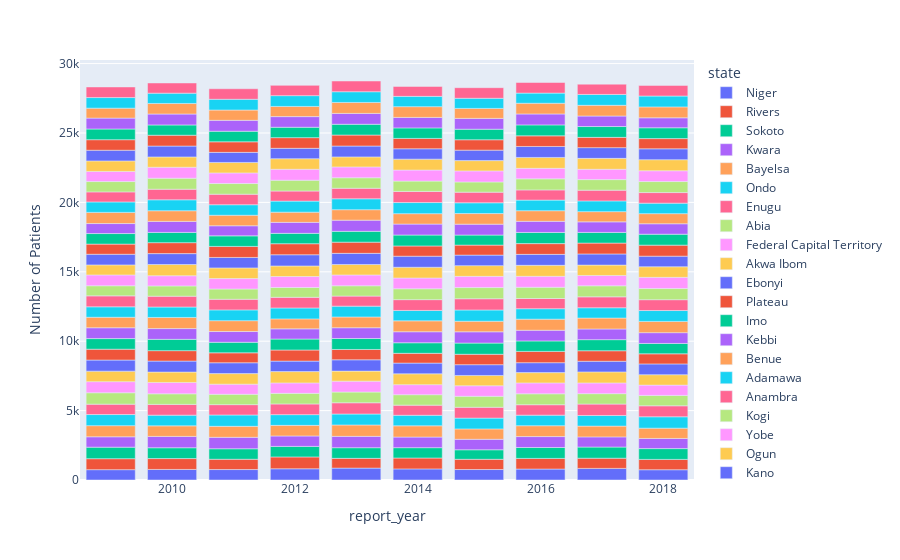

Here is the notebook cell this chart was saved with:
### Code cell
data_year= data.groupby(['state', 'report_year'])['id'].count().reset_index(name='Number of Patients').sort_values(by= 'Number of Patients', ascending= False)
data_year

px.bar(data_year, x= 'report_year', y='Number of Patients', color= 'state')

### Figure 1 — Plotly figure (JSON) as saved in the notebook; plotly's stock layout.template omitted (floating-point values rounded to 4 significant figures)
{"data": [{"alignmentgroup": "True", "hovertemplate": "state=Niger<br>report_year=%{x}<br>Number of Patients=%{y}<extra></extra>", "legendgroup": "Niger", "marker": {"color": "#636efa"}, "name": "Niger", "offsetgroup": "Niger", "orientation": "v", "showlegend": true, "textposition": "auto", "type": "bar", "x": [2013, 2017, 2012, 2014, 2016, 2010, 2015, 2011, 2009, 2018], "xaxis": "x", "y": [856, 837, 809, 800, 788, 761, 754, 752, 745, 740], "yaxis": "y"}, {"alignmentgroup": "True", "hovertemplate": "state=Rivers<br>report_year=%{x}<br>Number of Patients=%{y}<extra></extra>", "legendgroup": "Rivers", "marker": {"color": "#EF553B"}, "name": "Rivers", "offsetgroup": "Rivers", "orientation": "v", "showlegend": true, "textposition": "auto", "type": "bar", "x": [2012, 2009, 2014, 2010, 2016, 2018, 2011, 2015, 2017, 2013], "xaxis": "x", "y": [853, 791, 784, 783, 768, 744, 743, 738, 734, 704], "yaxis": "y"}, {"alignmentgroup": "True", "hovertemplate": "state=Sokoto<br>report_year=%{x}<br>Number of Patients=%{y}<extra></extra>", "legendgroup": "Sokoto", "marker": {"color": "#00cc96"}, "name": "Sokoto", "offsetgroup": "Sokoto", "orientation": "v", "showlegend": true, "textposition": "auto", "type": "bar", "x": [2009, 2017, 2016, 2010, 2018, 2013, 2012, 2011, 2014, 2015], "xaxis": "x", "y": [830, 803, 785, 780, 778, 768, 760, 756, 745, 686], "yaxis": "y"}, {"alignmentgroup": "True", "hovertemplate": "state=Kwara<br>report_year=%{x}<br>Number of Patients=%{y}<extra></extra>", "legendgroup": "Kwara", "marker": {"color": "#ab63fa"}, "name": "Kwara", "offsetgroup": "Kwara", "orientation": "v", "showlegend": true, "textposition": "auto", "type": "bar", "x": [2011, 2010, 2013, 2016, 2014, 2015, 2012, 2009, 2017, 2018], "xaxis": "x", "y": [824, 817, 815, 788, 765, 755, 752, 747, 732, 731], "yaxis": "y"}, {"alignmentgroup": "True", "hovertemplate": "state=Bayelsa<br>report_year=%{x}<br>Number of Patients=%{y}<extra></extra>", "legendgroup": "Bayelsa", "marker": {"color": "#FFA15A"}, "name": "Bayelsa", "offsetgroup": "Bayelsa", "orientation": "v", "showlegend": true, "textposition": "auto", "type": "bar", "x": [2013, 2014, 2009, 2011, 2016, 2017, 2012, 2010, 2015, 2018], "xaxis": "x", "y": [822, 811, 802, 792, 782, 777, 762, 761, 747, 741], "yaxis": "y"}, {"alignmentgroup": "True", "hovertemplate": "state=Ondo<br>report_year=%{x}<br>Number of Patients=%{y}<extra></extra>", "legendgroup": "Ondo", "marker": {"color": "#19d3f3"}, "name": "Ondo", "offsetgroup": "Ondo", "orientation": "v", "showlegend": true, "textposition": "auto", "type": "bar", "x": [2018, 2011, 2009, 2013, 2015, 2012, 2010, 2017, 2016, 2014], "xaxis": "x", "y": [821, 817, 800, 790, 779, 773, 770, 766, 761, 758], "yaxis": "y"}, {"alignmentgroup": "True", "hovertemplate": "state=Enugu<br>report_year=%{x}<br>Number of Patients=%{y}<extra></extra>", "legendgroup": "Enugu", "marker": {"color": "#FF6692"}, "name": "Enugu", "offsetgroup": "Enugu", "orientation": "v", "showlegend": true, "textposition": "auto", "type": "bar", "x": [2017, 2013, 2018, 2015, 2010, 2012, 2016, 2009, 2011, 2014], "xaxis": "x", "y": [821, 809, 791, 780, 775, 770, 751, 749, 745, 731], "yaxis": "y"}, {"alignmentgroup": "True", "hovertemplate": "state=Abia<br>report_year=%{x}<br>Number of Patients=%{y}<extra></extra>", "legendgroup": "Abia", "marker": {"color": "#B6E880"}, "name": "Abia", "offsetgroup": "Abia", "orientation": "v", "showlegend": true, "textposition": "auto", "type": "bar", "x": [2009, 2015, 2016, 2013, 2010, 2012, 2014, 2017, 2018, 2011], "xaxis": "x", "y": [821, 792, 788, 774, 763, 763, 752, 751, 747, 746], "yaxis": "y"}, {"alignmentgroup": "True", "hovertemplate": "state=Federal Capital Territory<br>report_year=%{x}<br>Number of Patients=%{y}<extra></extra>", "legendgroup": "Federal Capital Territory", "marker": {"color": "#FF97FF"}, "name": "Federal Capital Territory", "offsetgroup": "Federal Capital Territory", "orientation": "v", "showlegend": true, "textposition": "auto", "type": "bar", "x": [2010, 2009, 2016, 2013, 2017, 2015, 2012, 2018, 2011, 2014], "xaxis": "x", "y": [817, 799, 784, 784, 772, 759, 753, 743, 729, 723], "yaxis": "y"}, {"alignmentgroup": "True", "hovertemplate": "state=Akwa Ibom<br>report_year=%{x}<br>Number of Patients=%{y}<extra></extra>", "legendgroup": "Akwa Ibom", "marker": {"color": "#FECB52"}, "name": "Akwa Ibom", "offsetgroup": "Akwa Ibom", "orientation": "v", "showlegend": true, "textposition": "auto", "type": "bar", "x": [2012, 2017, 2014, 2011, 2009, 2018, 2010, 2016, 2015, 2013], "xaxis": "x", "y": [816, 795, 783, 763, 759, 751, 750, 741, 740, 723], "yaxis": "y"}, {"alignmentgroup": "True", "hovertemplate": "state=Ebonyi<br>report_year=%{x}<br>Number of Patients=%{y}<extra></extra>", "legendgroup": "Ebonyi", "marker": {"color": "#636efa"}, "name": "Ebonyi", "offsetgroup": "Ebonyi", "orientation": "v", "showlegend": true, "textposition": "auto", "type": "bar", "x": [2013, 2009, 2010, 2011, 2015, 2018, 2014, 2017, 2012, 2016], "xaxis": "x", "y": [815, 799, 791, 780, 778, 776, 771, 766, 755, 716], "yaxis": "y"}, {"alignmentgroup": "True", "hovertemplate": "state=Plateau<br>report_year=%{x}<br>Number of Patients=%{y}<extra></extra>", "legendgroup": "Plateau", "marker": {"color": "#EF553B"}, "name": "Plateau", "offsetgroup": "Plateau", "orientation": "v", "showlegend": true, "textposition": "auto", "type": "bar", "x": [2016, 2012, 2009, 2017, 2010, 2015, 2013, 2018, 2011, 2014], "xaxis": "x", "y": [814, 799, 782, 757, 751, 750, 744, 729, 716, 703], "yaxis": "y"}, {"alignmentgroup": "True", "hovertemplate": "state=Imo<br>report_year=%{x}<br>Number of Patients=%{y}<extra></extra>", "legendgroup": "Imo", "marker": {"color": "#00cc96"}, "name": "Imo", "offsetgroup": "Imo", "orientation": "v", "showlegend": true, "textposition": "auto", "type": "bar", "x": [2010, 2015, 2017, 2013, 2012, 2009, 2014, 2011, 2016, 2018], "xaxis": "x", "y": [814, 806, 800, 790, 789, 764, 762, 759, 753, 746], "yaxis": "y"}, {"alignmentgroup": "True", "hovertemplate": "state=Kebbi<br>report_year=%{x}<br>Number of Patients=%{y}<extra></extra>", "legendgroup": "Kebbi", "marker": {"color": "#ab63fa"}, "name": "Kebbi", "offsetgroup": "Kebbi", "orientation": "v", "showlegend": true, "textposition": "auto", "type": "bar", "x": [2015, 2014, 2009, 2013, 2018, 2010, 2011, 2016, 2017, 2012], "xaxis": "x", "y": [812, 793, 781, 777, 776, 776, 775, 770, 769, 735], "yaxis": "y"}, {"alignmentgroup": "True", "hovertemplate": "state=Benue<br>report_year=%{x}<br>Number of Patients=%{y}<extra></extra>", "legendgroup": "Benue", "marker": {"color": "#FFA15A"}, "name": "Benue", "offsetgroup": "Benue", "orientation": "v", "showlegend": true, "textposition": "auto", "type": "bar", "x": [2018, 2010, 2016, 2017, 2014, 2011, 2013, 2015, 2009, 2012], "xaxis": "x", "y": [811, 802, 798, 788, 786, 781, 775, 762, 755, 718], "yaxis": "y"}, {"alignmentgroup": "True", "hovertemplate": "state=Adamawa<br>report_year=%{x}<br>Number of Patients=%{y}<extra></extra>", "legendgroup": "Adamawa", "marker": {"color": "#19d3f3"}, "name": "Adamawa", "offsetgroup": "Adamawa", "orientation": "v", "showlegend": true, "textposition": "auto", "type": "bar", "x": [2015, 2012, 2018, 2013, 2011, 2016, 2009, 2010, 2014, 2017], "xaxis": "x", "y": [811, 787, 785, 779, 778, 753, 753, 752, 748, 742], "yaxis": "y"}, {"alignmentgroup": "True", "hovertemplate": "state=Anambra<br>report_year=%{x}<br>Number of Patients=%{y}<extra></extra>", "legendgroup": "Anambra", "marker": {"color": "#FF6692"}, "name": "Anambra", "offsetgroup": "Anambra", "orientation": "v", "showlegend": true, "textposition": "auto", "type": "bar", "x": [2015, 2009, 2017, 2018, 2014, 2010, 2012, 2011, 2016, 2013], "xaxis": "x", "y": [809, 788, 785, 779, 779, 778, 767, 764, 736, 725], "yaxis": "y"}, {"alignmentgroup": "True", "hovertemplate": "state=Kogi<br>report_year=%{x}<br>Number of Patients=%{y}<extra></extra>", "legendgroup": "Kogi", "marker": {"color": "#B6E880"}, "name": "Kogi", "offsetgroup": "Kogi", "orientation": "v", "showlegend": true, "textposition": "auto", "type": "bar", "x": [2016, 2015, 2018, 2017, 2014, 2013, 2010, 2011, 2009, 2012], "xaxis": "x", "y": [808, 806, 806, 796, 784, 742, 742, 741, 730, 707], "yaxis": "y"}, {"alignmentgroup": "True", "hovertemplate": "state=Yobe<br>report_year=%{x}<br>Number of Patients=%{y}<extra></extra>", "legendgroup": "Yobe", "marker": {"color": "#FF97FF"}, "name": "Yobe", "offsetgroup": "Yobe", "orientation": "v", "showlegend": true, "textposition": "auto", "type": "bar", "x": [2015, 2018, 2012, 2016, 2013, 2009, 2014, 2011, 2017, 2010], "xaxis": "x", "y": [807, 805, 792, 792, 781, 779, 775, 753, 743, 733], "yaxis": "y"}, {"alignmentgroup": "True", "hovertemplate": "state=Ogun<br>report_year=%{x}<br>Number of Patients=%{y}<extra></extra>", "legendgroup": "Ogun", "marker": {"color": "#FECB52"}, "name": "Ogun", "offsetgroup": "Ogun", "orientation": "v", "showlegend": true, "textposition": "auto", "type": "bar", "x": [2010, 2016, 2014, 2015, 2011, 2018, 2012, 2013, 2017, 2009], "xaxis": "x", "y": [807, 790, 773, 772, 768, 764, 761, 753, 750, 723], "yaxis": "y"}, {"alignmentgroup": "True", "hovertemplate": "state=Kano<br>report_year=%{x}<br>Number of Patients=%{y}<extra></extra>", "legendgroup": "Kano", "marker": {"color": "#636efa"}, "name": "Kano", "offsetgroup": "Kano", "orientation": "v", "showlegend": true, "textposition": "auto", "type": "bar", "x": [2012, 2013, 2017, 2014, 2016, 2010, 2009, 2018, 2015, 2011], "xaxis": "x", "y": [806, 804, 801, 798, 790, 786, 766, 762, 758, 751], "yaxis": "y"}, {"alignmentgroup": "True", "hovertemplate": "state=Nasarawa<br>report_year=%{x}<br>Number of Patients=%{y}<extra></extra>", "legendgroup": "Nasarawa", "marker": {"color": "#EF553B"}, "name": "Nasarawa", "offsetgroup": "Nasarawa", "orientation": "v", "showlegend": true, "textposition": "auto", "type": "bar", "x": [2013, 2011, 2012, 2018, 2010, 2017, 2016, 2014, 2009, 2015], "xaxis": "x", "y": [805, 796, 796, 795, 789, 783, 774, 738, 731, 721], "yaxis": "y"}, {"alignmentgroup": "True", "hovertemplate": "state=Gombe<br>report_year=%{x}<br>Number of Patients=%{y}<extra></extra>", "legendgroup": "Gombe", "marker": {"color": "#00cc96"}, "name": "Gombe", "offsetgroup": "Gombe", "orientation": "v", "showlegend": true, "textposition": "auto", "type": "bar", "x": [2016, 2014, 2018, 2013, 2017, 2009, 2011, 2012, 2010, 2015], "xaxis": "x", "y": [804, 787, 786, 780, 768, 761, 760, 746, 740, 725], "yaxis": "y"}, {"alignmentgroup": "True", "hovertemplate": "state=Osun<br>report_year=%{x}<br>Number of Patients=%{y}<extra></extra>", "legendgroup": "Osun", "marker": {"color": "#ab63fa"}, "name": "Osun", "offsetgroup": "Osun", "orientation": "v", "showlegend": true, "textposition": "auto", "type": "bar", "x": [2013, 2016, 2010, 2012, 2014, 2015, 2017, 2018, 2011, 2009], "xaxis": "x", "y": [804, 803, 794, 792, 789, 784, 760, 754, 726, 720], "yaxis": "y"}, {"alignmentgroup": "True", "hovertemplate": "state=Taraba<br>report_year=%{x}<br>Number of Patients=%{y}<extra></extra>", "legendgroup": "Taraba", "marker": {"color": "#FFA15A"}, "name": "Taraba", "offsetgroup": "Taraba", "orientation": "v", "showlegend": true, "textposition": "auto", "type": "bar", "x": [2009, 2010, 2015, 2016, 2011, 2013, 2014, 2017, 2012, 2018], "xaxis": "x", "y": [804, 766, 765, 763, 758, 754, 749, 737, 735, 729], "yaxis": "y"}, {"alignmentgroup": "True", "hovertemplate": "state=Kaduna<br>report_year=%{x}<br>Number of Patients=%{y}<extra></extra>", "legendgroup": "Kaduna", "marker": {"color": "#19d3f3"}, "name": "Kaduna", "offsetgroup": "Kaduna", "orientation": "v", "showlegend": true, "textposition": "auto", "type": "bar", "x": [2014, 2012, 2010, 2013, 2015, 2017, 2016, 2011, 2018, 2009], "xaxis": "x", "y": [801, 796, 789, 787, 776, 774, 763, 759, 755, 754], "yaxis": "y"}, {"alignmentgroup": "True", "hovertemplate": "state=Borno<br>report_year=%{x}<br>Number of Patients=%{y}<extra></extra>", "legendgroup": "Borno", "marker": {"color": "#FF6692"}, "name": "Borno", "offsetgroup": "Borno", "orientation": "v", "showlegend": true, "textposition": "auto", "type": "bar", "x": [2014, 2017, 2015, 2018, 2010, 2013, 2011, 2016, 2012, 2009], "xaxis": "x", "y": [800, 774, 764, 762, 762, 758, 757, 736, 727, 724], "yaxis": "y"}, {"alignmentgroup": "True", "hovertemplate": "state=Delta<br>report_year=%{x}<br>Number of Patients=%{y}<extra></extra>", "legendgroup": "Delta", "marker": {"color": "#B6E880"}, "name": "Delta", "offsetgroup": "Delta", "orientation": "v", "showlegend": true, "textposition": "auto", "type": "bar", "x": [2016, 2018, 2010, 2012, 2011, 2017, 2013, 2014, 2009, 2015], "xaxis": "x", "y": [797, 795, 791, 780, 770, 759, 758, 747, 744, 737], "yaxis": "y"}, {"alignmentgroup": "True", "hovertemplate": "state=Oyo<br>report_year=%{x}<br>Number of Patients=%{y}<extra></extra>", "legendgroup": "Oyo", "marker": {"color": "#FF97FF"}, "name": "Oyo", "offsetgroup": "Oyo", "orientation": "v", "showlegend": true, "textposition": "auto", "type": "bar", "x": [2015, 2014, 2010, 2012, 2013, 2018, 2011, 2016, 2017, 2009], "xaxis": "x", "y": [797, 794, 793, 786, 780, 778, 764, 759, 745, 728], "yaxis": "y"}, {"alignmentgroup": "True", "hovertemplate": "state=Zamfara<br>report_year=%{x}<br>Number of Patients=%{y}<extra></extra>", "legendgroup": "Zamfara", "marker": {"color": "#FECB52"}, "name": "Zamfara", "offsetgroup": "Zamfara", "orientation": "v", "showlegend": true, "textposition": "auto", "type": "bar", "x": [2018, 2014, 2017, 2016, 2012, 2009, 2011, 2010, 2015, 2013], "xaxis": "x", "y": [795, 787, 786, 782, 763, 760, 755, 742, 740, 722], "yaxis": "y"}, {"alignmentgroup": "True", "hovertemplate": "state=Lagos<br>report_year=%{x}<br>Number of Patients=%{y}<extra></extra>", "legendgroup": "Lagos", "marker": {"color": "#636efa"}, "name": "Lagos", "offsetgroup": "Lagos", "orientation": "v", "showlegend": true, "textposition": "auto", "type": "bar", "x": [2016, 2018, 2010, 2013, 2017, 2009, 2015, 2012, 2014, 2011], "xaxis": "x", "y": [792, 785, 783, 783, 773, 769, 754, 748, 746, 726], "yaxis": "y"}, {"alignmentgroup": "True", "hovertemplate": "state=Edo<br>report_year=%{x}<br>Number of Patients=%{y}<extra></extra>", "legendgroup": "Edo", "marker": {"color": "#EF553B"}, "name": "Edo", "offsetgroup": "Edo", "orientation": "v", "showlegend": true, "textposition": "auto", "type": "bar", "x": [2013, 2010, 2012, 2016, 2011, 2009, 2015, 2014, 2017, 2018], "xaxis": "x", "y": [791, 781, 769, 766, 760, 758, 748, 748, 740, 735], "yaxis": "y"}, {"alignmentgroup": "True", "hovertemplate": "state=Bauchi<br>report_year=%{x}<br>Number of Patients=%{y}<extra></extra>", "legendgroup": "Bauchi", "marker": {"color": "#00cc96"}, "name": "Bauchi", "offsetgroup": "Bauchi", "orientation": "v", "showlegend": true, "textposition": "auto", "type": "bar", "x": [2016, 2017, 2018, 2013, 2009, 2011, 2015, 2014, 2012, 2010], "xaxis": "x", "y": [789, 781, 780, 775, 772, 763, 760, 758, 747, 740], "yaxis": "y"}, {"alignmentgroup": "True", "hovertemplate": "state=Jigawa<br>report_year=%{x}<br>Number of Patients=%{y}<extra></extra>", "legendgroup": "Jigawa", "marker": {"color": "#ab63fa"}, "name": "Jigawa", "offsetgroup": "Jigawa", "orientation": "v", "showlegend": true, "textposition": "auto", "type": "bar", "x": [2016, 2010, 2009, 2013, 2011, 2015, 2012, 2017, 2014, 2018], "xaxis": "x", "y": [788, 788, 784, 784, 784, 779, 767, 758, 753, 719], "yaxis": "y"}, {"alignmentgroup": "True", "hovertemplate": "state=Ekiti<br>report_year=%{x}<br>Number of Patients=%{y}<extra></extra>", "legendgroup": "Ekiti", "marker": {"color": "#FFA15A"}, "name": "Ekiti", "offsetgroup": "Ekiti", "orientation": "v", "showlegend": true, "textposition": "auto", "type": "bar", "x": [2013, 2018, 2014, 2017, 2016, 2010, 2011, 2012, 2015, 2009], "xaxis": "x", "y": [788, 786, 775, 770, 769, 759, 743, 734, 719, 717], "yaxis": "y"}, {"alignmentgroup": "True", "hovertemplate": "state=Katsina<br>report_year=%{x}<br>Number of Patients=%{y}<extra></extra>", "legendgroup": "Katsina", "marker": {"color": "#19d3f3"}, "name": "Katsina", "offsetgroup": "Katsina", "orientation": "v", "showlegend": true, "textposition": "auto", "type": "bar", "x": [2017, 2018, 2012, 2011, 2013, 2009, 2010, 2014, 2016, 2015], "xaxis": "x", "y": [783, 782, 777, 774, 773, 762, 743, 742, 732, 731], "yaxis": "y"}, {"alignmentgroup": "True", "hovertemplate": "state=Cross River<br>report_year=%{x}<br>Number of Patients=%{y}<extra></extra>", "legendgroup": "Cross River", "marker": {"color": "#FF6692"}, "name": "Cross River", "offsetgroup": "Cross River", "orientation": "v", "showlegend": true, "textposition": "auto", "type": "bar", "x": [2013, 2018, 2009, 2016, 2015, 2011, 2017, 2012, 2010, 2014], "xaxis": "x", "y": [773, 766, 766, 765, 761, 759, 742, 741, 734, 717], "yaxis": "y"}], "layout": {"barmode": "relative", "legend": {"title": {"text": "state"}, "tracegroupgap": 0}, "margin": {"t": 60}, "xaxis": {"anchor": "y", "domain": [0, 1], "title": {"text": "report_year"}}, "yaxis": {"anchor": "x", "domain": [0, 1], "title": {"text": "Number of Patients"}}}}
